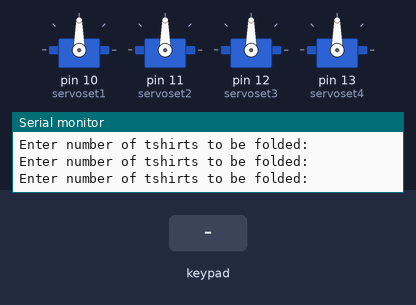
Recording of a sketch running on a simulated Arduino Uno, built with avr-gcc and run on an emulated ATmega328P. Shown: 4 × servo, the last lines printed to the serial monitor. Inputs (shaded band) come from the test bench.

Above: at 1.2 s.
1.3 s: keypad keys 9 8 7 6 # pressed 0.4 s apart
At 4.9 s:
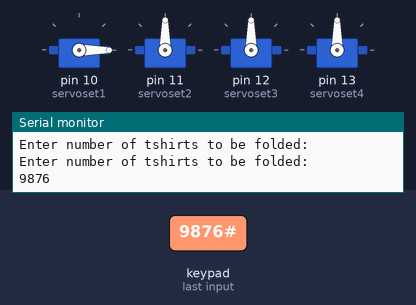
At 7.8 s:
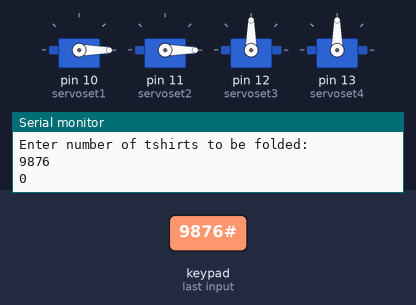
Timing chart, 0 to 16.4 s (numbered marks = the images above; inputs shaded):
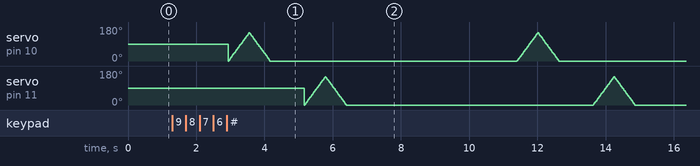

The sketch:

keypad_input.ino
```cpp
#include <Keypad.h>
#include <Servo.h>

Servo servoset1;
Servo servoset2;
Servo servoset3;
Servo servoset4;
Servo servoset5;// create servo object to control a servo

int pos1 = 0;
int pos2=0;
int pos3=0;
int pos4=0;
int pos5=0;
int timedelay=1000;// variable to store delay between servos
int skip=4; //delay between each servo angle
const int ROW_NUM = 4; //four rows
const int COLUMN_NUM = 4; //four columns

char keys[ROW_NUM][COLUMN_NUM] = {
  {'1','2','3', 'A'},
  {'4','5','6', 'B'},
  {'7','8','9', 'C'},
  {'*','0','#', 'D'}
};

byte pin_rows[ROW_NUM] = {9, 8, 7, 6}; //connect to the row pinouts of the keypad
byte pin_column[COLUMN_NUM] = {5, 4, 3, 2}; //connect to the column pinouts of the keypad

Keypad keypad = Keypad( makeKeymap(keys), pin_rows, pin_column, ROW_NUM, COLUMN_NUM );

String inputString;
long inputInt;

void setup() {
  Serial.begin(9600);
  inputString.reserve(10); // maximum number of digit for a number is 10
  servoset1.attach(10);
  servoset2.attach(11);
  servoset3.attach(12);
  servoset4.attach(13);

}

void loop() {
  Serial.println("Enter number of tshirts to be folded: ");
  char key = keypad.getKey();

  if (key) {

    if (key >= '0' && key <= '9') {     // only act on numeric keys
      inputString += key;               // append new character
    } else if (key == '#') {
      if (inputString.length() > 0) {
        inputInt = inputString.toInt(); // YOU GOT AN INTEGER NUMBER
        Serial.println(inputInt);
        inputString = "";               // clear input

      }
    } else if (key == '*') {
      inputString = "";                 // clear input
    }
  }

  // running loop for the servos
  for (int servocount=0;servocount<inputInt; servocount+=1){
    for (pos1 = 0; pos1 <= 150; pos1 += 1) { // goes from 0 degrees to 180 degrees
    // in steps of 1 degree
    servoset1.write(pos1);
    delay(skip);
  }
  for (pos1 = 150; pos1 >= 0; pos1 -= 1) { // goes from 180 degrees to 0 degrees
    servoset1.write(pos1);
    delay(skip);
  }
  delay(timedelay);
  for (pos2 = 0; pos2 <= 150; pos2 += 1) { // goes from 0 degrees to 180 degrees
    // in steps of 1 degree
    servoset2.write(pos2);              // tell servo to go to position in variable 'pos'
    delay(skip);                       // waits 15ms for the servo to reach the position
  }
  for (pos2 = 150; pos2 >= 0; pos2 -= 1) { // goes from 180 degrees to 0 degrees
    servoset2.write(pos2);              // tell servo to go to position in variable 'pos'
    delay(skip);                       // waits 15ms for the servo to reach the position
  }
  Serial.println(servocount);
  delay(5000);
  /*
  for (pos3 = 0; pos3 <= 150; pos3 += 1) { // goes from 0 degrees to 180 degrees
    // in steps of 1 degree
    servoset3.write(pos3);              // tell servo to go to position in variable 'pos'
    delay(5);                       // waits 15ms for the servo to reach the position
  }
  for (pos3 = 150; pos3 >= 0; pos3 -= 1) { // goes from 180 degrees to 0 degrees
    servoset3.write(pos3);              // tell servo to go to position in variable 'pos'
    delay(5);                       // waits 15ms for the servo to reach the position
  }
  delay(timedelay);
  for (pos4 = 0; pos4 <= 150; pos4 += 1) { // goes from 0 degrees to 180 degrees
    // in steps of 1 degree
    servoset4.write(pos4);              // tell servo to go to position in variable 'pos'
    delay(5);                       // waits 15ms for the servo to reach the position
  }
  for (pos4 = 150; pos4 >= 0; pos4 -= 1) { // goes from 180 degrees to 0 degrees
    servoset4.write(pos4);              // tell servo to go to position in variable 'pos'
    delay(5);                       // waits 15ms for the servo to reach the position
  }
  delay(timedelay);for (pos5 = 0; pos5<= 150; pos5 += 1) { // goes from 0 degrees to 180 degrees
    // in steps of 1 degree
    servoset5.write(pos5);              // tell servo to go to position in variable 'pos'
    delay(5);                       // waits 15ms for the servo to reach the position
  }
  for (pos5 = 150; pos5 >= 0; pos5 -= 1) { // goes from 180 degrees to 0 degrees
    servoset5.write(pos5);              // tell servo to go to position in variable 'pos'
    delay(5);                       // waits 15ms for the servo to reach the position
  }
  delay(timedelay);
  */

  }
  key=0;
  inputInt=0;
}
```
